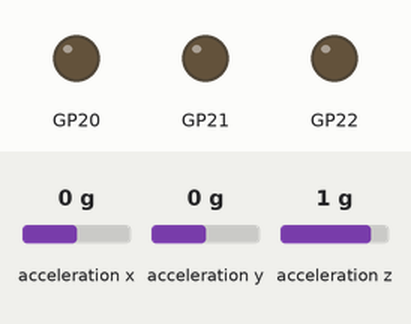
A program run on a simulated Raspberry Pi Pico running MicroPython. Parts: output pins drawn as LEDs (lit = HIGH). The inputs (shaded band) are chosen by the test bench; at power-on: acceleration x 0 g, acceleration y 0 g, acceleration z 1 g. Pins used as bus, display or sensor lines are not drawn; what the program prints to the serial console is not drawn.

Above: at 1.2 s.
1.3 s: acceleration x set to -1.4 g
3.5 s: acceleration y set to -1.4 g
5.9 s: acceleration z set to -1.4 g
8.3 s: acceleration x set to 0 g
10.7 s: acceleration y set to 0 g
13.1 s: acceleration x set to -0.8 g
Timing chart, 0 to 16.1 s (numbered marks = the images above; inputs shaded):
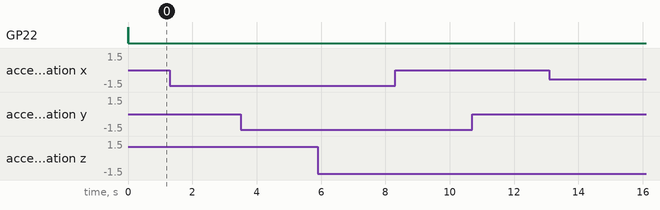

Measured:
- after the input at 1.3 s, every drawn part: stays the same
- after the input at 3.5 s, every drawn part: stays the same
- after the input at 5.9 s, every drawn part: stays the same
- after the input at 8.3 s, every drawn part: stays the same
- after the input at 10.7 s, every drawn part: stays the same
- after the input at 13.1 s, every drawn part: stays the same

The program:

spi_test.py
```python
# SPI test for 4x ADXL345 on Pico W (shared bus, individual CS)
# Shared: SCK=GP18, MOSI(SDA)=GP19, MISO(SDO)=GP16
import machine, time, math, struct  # type: ignore

# --- SPI CONFIG ---
SPI_ID   = 0
PIN_SCK  = 18
PIN_MOSI = 19  # SDA on ADXL breakout
PIN_MISO = 16  # SDO on ADXL breakout
SPI_BAUD = 5_000_000  # 5 MHz (ADXL345 max)

# CS pin per sensor — UPDATE THESE to match your wiring
CS_PINS = {
    0: 17,   # Sensor 0 CS -> GP17
    1: 20,   # Sensor 1 CS -> GP??  <-- UPDATE
    2: 21,   # Sensor 2 CS -> GP??  <-- UPDATE
    3: 22,   # Sensor 3 CS -> GP??  <-- UPDATE
}

# --- ADXL345 REGISTERS ---
REG_DEVID       = 0x00
REG_BW_RATE     = 0x2C
REG_POWER_CTL   = 0x2D
REG_DATA_FORMAT = 0x31
REG_DATAX0      = 0x32
REG_FIFO_CTL    = 0x38
REG_FIFO_STATUS = 0x39

# --- INIT SPI BUS (shared) ---
spi = machine.SPI(SPI_ID,
                  baudrate=SPI_BAUD,
                  polarity=1, phase=1,
                  sck=machine.Pin(PIN_SCK),
                  mosi=machine.Pin(PIN_MOSI),
                  miso=machine.Pin(PIN_MISO))

# Create CS pin objects — all start HIGH (deselected)
cs_pins = {}
for ch, gpio in CS_PINS.items():
    cs_pins[ch] = machine.Pin(gpio, machine.Pin.OUT, value=1)

def spi_read(cs, reg, n=1):
    """Read n bytes from reg using given CS pin."""
    cmd = (reg | 0x80 | (0x40 if n > 1 else 0x00))
    cs.value(0)
    spi.write(bytes([cmd]))
    data = spi.read(n)
    cs.value(1)
    return data

def spi_write(cs, reg, val):
    """Write single byte to reg using given CS pin."""
    cs.value(0)
    spi.write(bytes([reg, val]))
    cs.value(1)

def mag3(x, y, z):
    return math.sqrt(x*x + y*y + z*z)

# --- DETECT & CONFIGURE EACH SENSOR ---
active_channels = []

for ch in sorted(CS_PINS.keys()):
    cs = cs_pins[ch]
    devid = spi_read(cs, REG_DEVID, 1)[0]
    if devid == 0xE5:
        print("CH{}: ADXL345 found (CS=GP{})".format(ch, CS_PINS[ch]))
        # Configure (matching your I2C settings)
        spi_write(cs, REG_POWER_CTL, 0x00)      # standby
        time.sleep_ms(2)
        spi_write(cs, REG_DATA_FORMAT, 0x09)     # full-res ±4g
        spi_write(cs, REG_BW_RATE, 0x0F)         # 3200 Hz ODR
        spi_write(cs, REG_FIFO_CTL, 0x00)        # bypass mode
        spi_write(cs, REG_POWER_CTL, 0x08)       # measure mode
        active_channels.append(ch)
    else:
        print("CH{}: NOT found (CS=GP{}, got 0x{:02X})".format(ch, CS_PINS[ch], devid))

time.sleep_ms(10)

if not active_channels:
    print("\nNo sensors detected! Check wiring and R4 removal on each board.")
    raise SystemExit

print("\n{} sensor(s) active: {}".format(len(active_channels), active_channels))
print("Config: full-res +/-4g, 3200 Hz ODR, SPI @ {} MHz".format(SPI_BAUD // 1_000_000))
print("\nReading... (Ctrl+C to stop)\n")

# --- READ LOOP ---
sample_count = 0
cycle_count = 0
t_start = time.ticks_us()
latest = {}  # store latest reading per channel

try:
    while True:
        for ch in active_channels:
            cs = cs_pins[ch]
            raw = spi_read(cs, REG_DATAX0, 6)
            x, y, z = struct.unpack('<hhh', raw)
            m = mag3(x, y, z)
            sample_count += 1
            latest[ch] = (x, y, z, m)

        cycle_count += 1
        if cycle_count % 100 == 0:
            elapsed_ms = time.ticks_diff(time.ticks_us(), t_start) / 1000
            rate = sample_count / (elapsed_ms / 1000) if elapsed_ms > 0 else 0
            per_sensor = rate / len(active_channels)
            for ch in active_channels:
                x, y, z, m = latest[ch]
                print("CH{}  x={:>6d} y={:>6d} z={:>6d} mag={:>7.1f}  |  total={:.0f} Hz ({:.0f}/sensor)".format(
                    ch, x, y, z, m, rate, per_sensor))
            print()

        time.sleep_us(100)

except KeyboardInterrupt:
    elapsed_ms = time.ticks_diff(time.ticks_us(), t_start) / 1000
    rate = sample_count / (elapsed_ms / 1000) if elapsed_ms > 0 else 0
    per_sensor = rate / len(active_channels) if active_channels else 0
    print("\nStopped. {} samples in {:.1f}s".format(sample_count, elapsed_ms / 1000))
    print("Total: {:.0f} Hz | Per sensor: {:.0f} Hz | Sensors: {}".format(
        rate, per_sensor, len(active_channels)))
```
